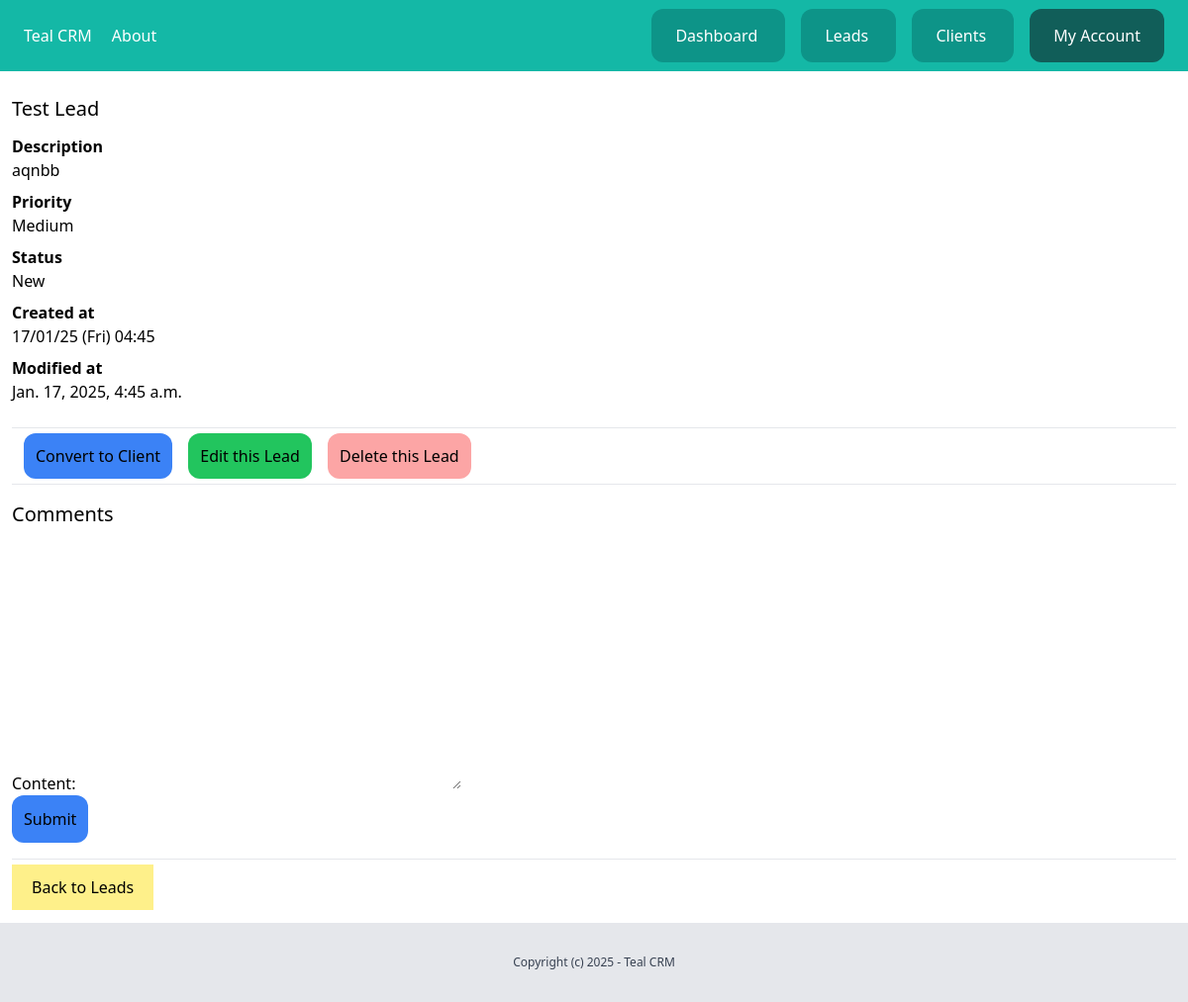
/dashboard/leads/4/ (signed in), run on an earlier commit of the app's database.
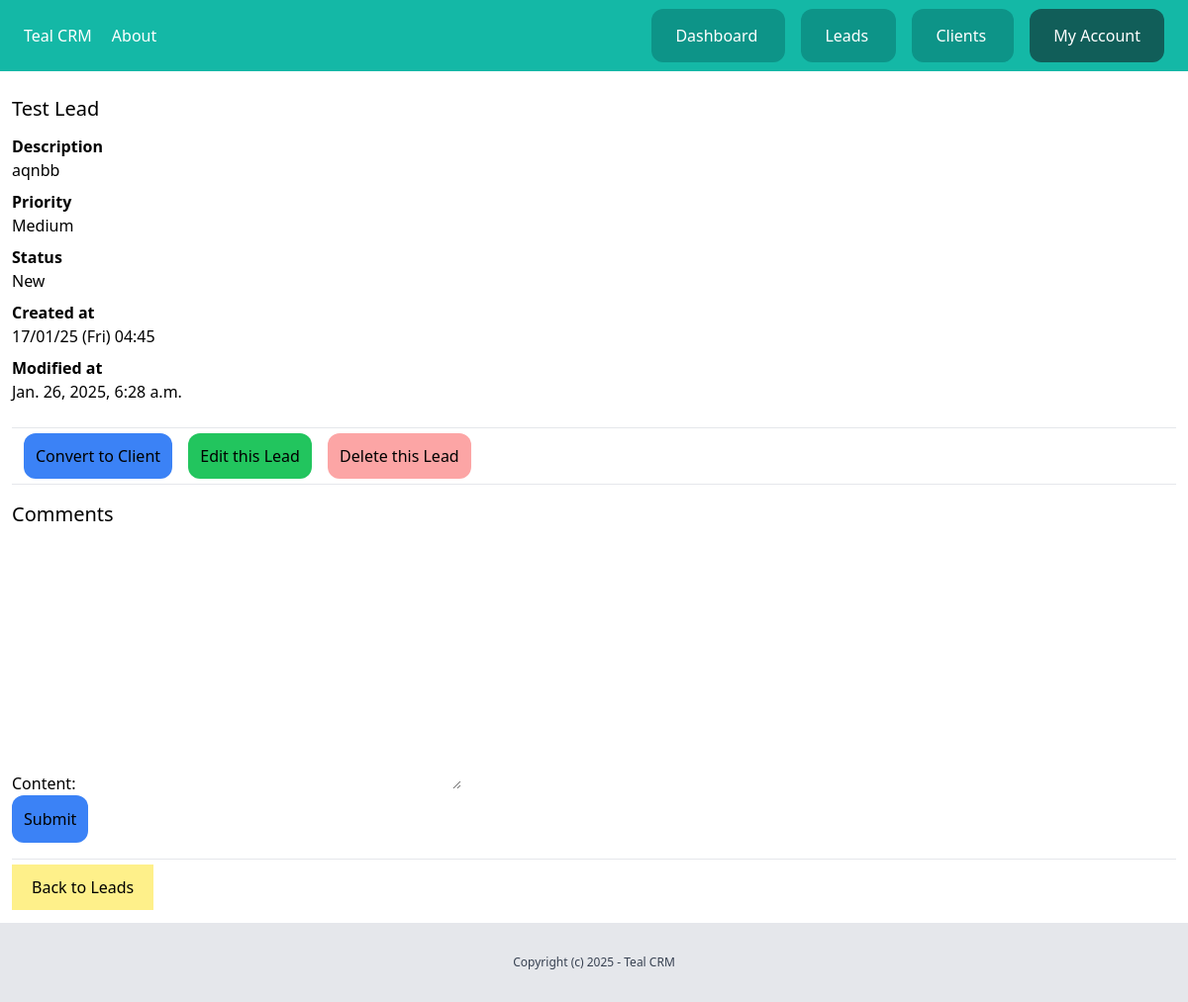
And on a later commit of the database.
### leads/models.py (models this page shows, shortened)
class Lead(models.Model):
    LOW = 'low'
    MEDIUM = 'medium'
    HIGH = 'high'
    CHOICES_PRIORITY = (
        (LOW, 'Low'),
        (MEDIUM, 'Medium'),
        (HIGH, 'High')
    )
    NEW = 'new'
    CONTACTED = 'contacted'
    WON = 'won'
    LOST = 'lost'
    CHOICES_STATUS = (
        (NEW, 'New'),
        (CONTACTED, 'Contacted'),
        (WON, 'Won'),
        (LOST, 'Lost')
    )
    team = models.ForeignKey(Team, related_name='leads', on_delete=models.CASCADE)
    name=models.CharField(max_length=255)
    email=models.EmailField()
    description=models.TextField(blank=True,null=True)
    priority = models.CharField(max_length=10, choices=CHOICES_PRIORITY, default=MEDIUM)
    status = models.CharField(max_length=10, choices=CHOICES_STATUS, default=NEW)
    converted_to_client=models.BooleanField(default=False)
    created_by = models.ForeignKey(User, related_name='leads', on_delete=models.CASCADE)
    created_at = models.DateTimeField(auto_now_add=True)
    modified_at = models.DateTimeField(auto_now=True)
    class Meta:
        ordering=('name',)

### leads/views.py (the view)
# urls.py: path('<int:pk>/', views.LeadDetailView.as_view(), name='detail'),
class LeadDetailView(DetailView):
    model = Lead
    template_name = "leads/leads_detail.html"
    @method_decorator(login_required)
    def dispatch(self, *args, **kwargs):
        return super().dispatch(*args, **kwargs)
    def get_context_data(self, **kwargs):
        context = super().get_context_data(**kwargs)
        context["form"] = AddCommentForm()
        return context
    def get_queryset(self):
        return Lead.objects.filter(created_by=self.request.user, pk=self.kwargs.get('pk'))

### leads/forms.py
class AddCommentForm(forms.ModelForm):
    class Meta:
        model=Comments
        fields=('content',)

### leads/templates/leads/leads_detail.html (shortened to what this page needs)
{% extends 'core/base.html' %}
{% block content %}
<div class="px-3 py-6">
    <h1 class="text-xl mb-3">{{lead.name}}</h1>
    {% if lead.description %}
    <p class="font-semibold">Description</p>
    <p class="mb-2">{{lead.description}}</p>
    {% endif %}
    <p class="font-semibold">Priority</p>
    <p class="mb-2">{{lead.get_priority_display}}</p>
    <p class="font-semibold">Status</p>
    <p class="mb-2">{{lead.get_status_display}}</p>
    <p class="font-semibold">Created at</p>
    <p class="mb-2">{{lead.created_at|date:"d/m/y (D) h:i"}}</p>
    <p class="font-semibold">Modified at</p>
    <p class="mb-6">{{lead.modified_at}}</p>
    <hr class="my-4">
    <a class=" py-3 px-3 ml-3 rounded-xl bg-blue-500" href="{% url 'leads:convert' lead.id %}">Convert to Client</a>
    <a class=" py-3 px-3 ml-3 rounded-xl bg-green-500" href="{% url 'leads:edit' lead.id %}">Edit this Lead</a>
    <a class=" py-3 px-3 ml-3 rounded-xl bg-red-300" href="{% url 'leads:delete' lead.id %}">Delete this Lead</a>
    <hr class="my-4">
    <h2 class="mb-6 text-xl">Comments</h2>
    <form action="{% url 'leads:add_comment' lead.id %}" method="post">
        {{form.as_p}}
        <button class="py-3 px-3 rounded-xl bg-blue-500">Submit</button>
    </form>
    <hr class="my-4">
    <a class=" py-3 px-5 bg-yellow-200" href="{% url 'leads:list'%}"> Back to Leads</a>
</div>
{% endblock %}

What changed in the data, as far as the page shows it:
changed Lead "Test Lead": modified_at "Jan. 17, 2025, 4:45 a.m." → "Jan. 26, 2025, 6:28 a.m."
